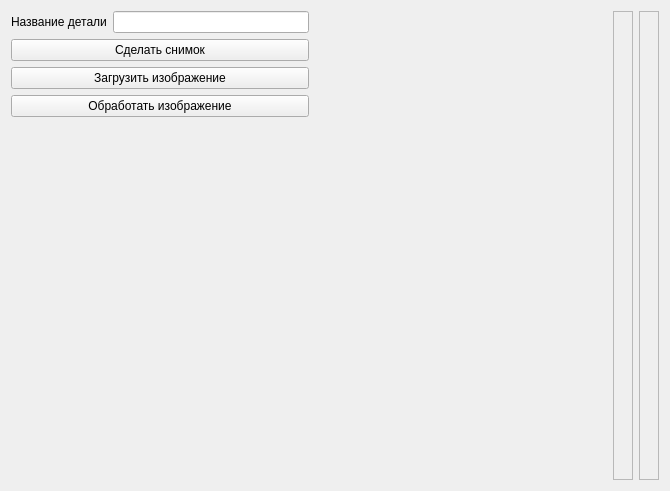
<?xml version="1.0" encoding="UTF-8"?>
<ui version="4.0">
 <class>AddPartWindow</class>
 <widget class="QWidget" name="AddPartWindow">
  <property name="geometry">
   <rect>
    <x>0</x>
    <y>0</y>
    <width>670</width>
    <height>491</height>
   </rect>
  </property>
  <property name="windowTitle">
   <string>Form</string>
  </property>
  <layout class="QGridLayout" name="gridLayout">
   <item row="0" column="2" rowspan="3" colspan="2">
    <layout class="QHBoxLayout" name="horizontalLayout">
     <item>
      <widget class="QFrame" name="videostream_frame">
       <property name="frameShape">
        <enum>QFrame::Shape::StyledPanel</enum>
       </property>
       <property name="frameShadow">
        <enum>QFrame::Shadow::Raised</enum>
       </property>
       <layout class="QGridLayout" name="gridLayout_2"/>
      </widget>
     </item>
     <item>
      <widget class="QFrame" name="static_frame">
       <property name="frameShape">
        <enum>QFrame::Shape::StyledPanel</enum>
       </property>
       <property name="frameShadow">
        <enum>QFrame::Shadow::Raised</enum>
       </property>
       <layout class="QGridLayout" name="gridLayout_3"/>
      </widget>
     </item>
    </layout>
   </item>
   <item row="0" column="0">
    <layout class="QHBoxLayout" name="horizontalLayout_2">
     <item>
      <widget class="QLabel" name="part_name_label">
       <property name="text">
        <string>Название детали</string>
       </property>
      </widget>
     </item>
     <item>
      <widget class="QLineEdit" name="part_name_lineedit"/>
     </item>
    </layout>
   </item>
   <item row="1" column="0">
    <layout class="QVBoxLayout" name="verticalLayout_3">
     <item>
      <widget class="QPushButton" name="snapshot_button">
       <property name="text">
        <string>Сделать снимок</string>
       </property>
      </widget>
     </item>
     <item>
      <widget class="QPushButton" name="load_image_button">
       <property name="text">
        <string>Загрузить изображение</string>
       </property>
      </widget>
     </item>
     <item>
      <widget class="QPushButton" name="process_template_button">
       <property name="text">
        <string>Обработать изображение</string>
       </property>
      </widget>
     </item>
    </layout>
   </item>
   <item row="0" column="1">
    <spacer name="horizontalSpacer">
     <property name="orientation">
      <enum>Qt::Orientation::Horizontal</enum>
     </property>
     <property name="sizeHint" stdset="0">
      <size>
       <width>40</width>
       <height>20</height>
      </size>
     </property>
    </spacer>
   </item>
   <item row="2" column="0">
    <spacer name="verticalSpacer">
     <property name="orientation">
      <enum>Qt::Orientation::Vertical</enum>
     </property>
     <property name="sizeHint" stdset="0">
      <size>
       <width>20</width>
       <height>40</height>
      </size>
     </property>
    </spacer>
   </item>
  </layout>
 </widget>
 <resources/>
 <connections/>
</ui>
